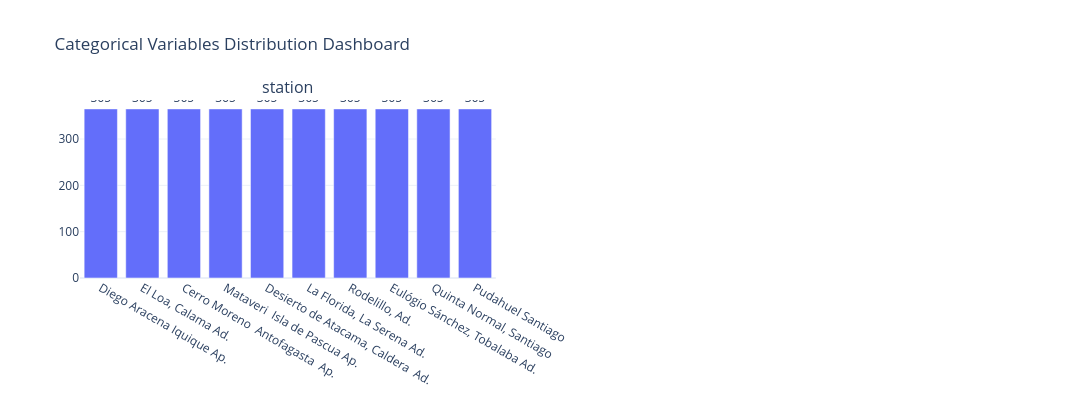

This figure's notebook cell:
### Code cell
MAX_CATEGORIES = 10

n_cols = 2
n_rows = math.ceil(len(categorical_cols) / n_cols)

fig = make_subplots(
    rows=n_rows,
    cols=n_cols,
    subplot_titles=categorical_cols,
    vertical_spacing=0.10
)

for i, col in enumerate(categorical_cols):

    summary = (
        df[col]
        .value_counts(dropna=False)
        .head(MAX_CATEGORIES)
        .reset_index()
    )

    summary.columns = [col, "Count"]

    row = (i // n_cols) + 1
    col_pos = (i % n_cols) + 1

    fig.add_trace(
        go.Bar(
            x=summary[col].astype(str),
            y=summary["Count"],
            text=summary["Count"],
            textposition="outside",
            name=col
        ),
        row=row,
        col=col_pos
    )

fig.update_layout(
    title="Categorical Variables Distribution Dashboard",
    height=400 * n_rows,
    width=1400,
    showlegend=False,
    template="plotly_white"
)

fig.show()

### Figure 1 — Plotly figure (JSON) as saved in the notebook; plotly's stock layout.template omitted (floating-point values rounded to 4 significant figures)
{"data": [{"name": "station", "text": [365.0, 365.0, 365.0, 365.0, 365.0, 365.0, 365.0, 365.0, 365.0, 365.0], "textposition": "outside", "type": "bar", "x": ["Diego Aracena Iquique Ap.", "El Loa, Calama Ad.", "Cerro Moreno  Antofagasta  Ap.", "Mataveri  Isla de Pascua Ap.", "Desierto de Atacama, Caldera  Ad.", "La Florida, La Serena Ad.", "Rodelillo, Ad.", "Eulógio Sánchez, Tobalaba Ad.", "Quinta Normal, Santiago", "Pudahuel Santiago "], "xaxis": "x", "y": [365, 365, 365, 365, 365, 365, 365, 365, 365, 365], "yaxis": "y"}], "layout": {"annotations": [{"font": {"size": 16}, "showarrow": false, "text": "station", "x": 0.225, "xanchor": "center", "xref": "paper", "y": 1, "yanchor": "bottom", "yref": "paper"}], "height": 400, "showlegend": false, "title": {"text": "Categorical Variables Distribution Dashboard"}, "width": 1400, "xaxis": {"anchor": "y", "domain": [0, 0.45]}, "xaxis2": {"anchor": "y2", "domain": [0.55, 1]}, "yaxis": {"anchor": "x", "domain": [0, 1]}, "yaxis2": {"anchor": "x2", "domain": [0, 1]}}}
